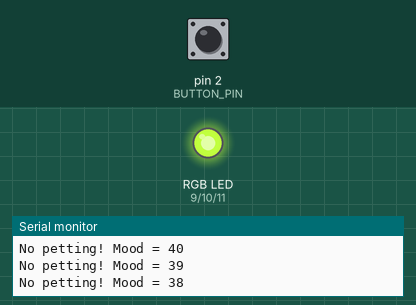
Simulated run of this sketch. Board: Arduino Uno, built with avr-gcc and run on an emulated ATmega328P. Shown: an RGB LED mixed from three pins (HIGH = lit), the last lines printed to the serial monitor. Inputs (shaded band) come from the test bench; at power-on: pin 2 (BUTTON_PIN) HIGH.

Above: at 1.26 s.
1.3 s: pin 2 (BUTTON_PIN) pulled LOW for 0.15 s
At 2.78 s:
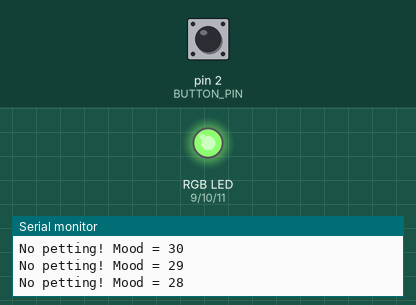
4.3 s: pin 2 (BUTTON_PIN) pulled LOW for 1 s
At 6.5 s:
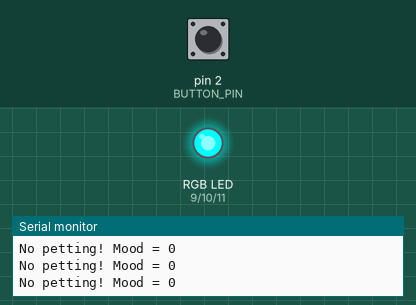
Timing chart, 0 to 8.0 s (numbered marks = the images above; inputs shaded):
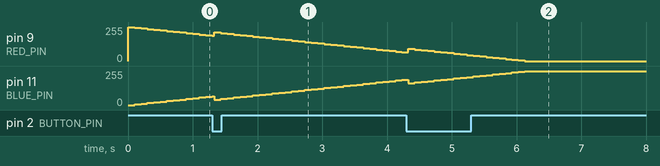

The sketch:

sketch_oct28a.ino
```cpp
/*
  Interactive Toy - HW2
  Board: Arduino Uno / Nano

  RGB LED: Common Anode (共陽極)
  Button: Active LOW (按下為 LOW)

  功能：
  1. RGB LED 顯示玩具心情
  2. 按下按鈕模擬撫摸，增加心情點數
  3. 長時間沒有互動，心情逐漸下降
  4. 心情越低，LED 顏色越偏向傷心狀態
*/

const int RED_PIN   = 9;
const int GREEN_PIN = 10;
const int BLUE_PIN  = 11;
const int BUTTON_PIN = 2;

// 心情設定
int mood = 50;
const int MAX_MOOD = 100;
const int MIN_MOOD = 0;

const int PET_GAIN = 5;          // 每次撫摸增加的點數
const int SAD_LOSS = 1;           // 每次扣除的點數

const unsigned long SAD_INTERVAL = 100;
// 0.2 秒沒有互動，心情下降一次

const unsigned long DEBOUNCE_MS = 30;

unsigned long lastInteraction = 0;
unsigned long lastSadUpdate = 0;
unsigned long lastDebounceTime = 0;

int lastButtonReading = HIGH;
int stableButtonState = HIGH;


// 共陽極 RGB LED：PWM 值必須反轉
void setColor(int red, int green, int blue) {
  analogWrite(RED_PIN,   255 - red);
  analogWrite(GREEN_PIN, 255 - green);
  analogWrite(BLUE_PIN,  255 - blue);
}


// 根據心情顯示顏色

void updateLED() {
  int red, green, blue;

  if (mood <= 50) {
    // 心情 0 → 50：紅色逐漸過渡到藍色
    red   = map(mood, 0, 50, 255, 0);
    green = 0;
    blue  = map(mood, 0, 50, 0, 255);
  } else {
    // 心情 50 → 100：藍色逐漸過渡到綠色
    red   = 0;
    green = map(mood, 50, 100, 0, 255);
    blue  = map(mood, 50, 100, 255, 0);
  }

  // 共陽極 LED：setColor() 內部已經反轉 PWM
  setColor(red, green, blue);
}


// 撫摸玩具
void petToy() {
  mood += PET_GAIN;

  if (mood > MAX_MOOD) {
    mood = MAX_MOOD;
  }

  lastInteraction = millis();
  lastSadUpdate = millis();

  Serial.print("Pet! Mood = ");
  Serial.println(mood);

  updateLED();
}


void setup() {
  pinMode(RED_PIN, OUTPUT);
  pinMode(GREEN_PIN, OUTPUT);
  pinMode(BLUE_PIN, OUTPUT);

  // 按鈕一端接 D2，另一端接 GND
  pinMode(BUTTON_PIN, INPUT_PULLUP);

  Serial.begin(9600);

  lastInteraction = millis();
  lastSadUpdate = millis();

  updateLED();

  Serial.println("Interactive Toy Ready!");
}


void loop() {
  unsigned long now = millis();

  // ---------- 讀取按鈕 ----------
  int reading = digitalRead(BUTTON_PIN);

  if (reading != lastButtonReading) {
    lastDebounceTime = now;
  }

  if (now - lastDebounceTime >= DEBOUNCE_MS) {
    if (reading != stableButtonState) {
      stableButtonState = reading;

      // 只在按下的瞬間觸發一次
      if (stableButtonState == LOW) {
        petToy();
      }
    }
  }

  lastButtonReading = reading;


  // ---------- 長時間沒有互動 ----------
  if (now - lastInteraction >= SAD_INTERVAL &&
      now - lastSadUpdate >= SAD_INTERVAL) {

    mood -= SAD_LOSS;

    if (mood < MIN_MOOD) {
      mood = MIN_MOOD;
    }

    lastSadUpdate = now;

    Serial.print("No petting! Mood = ");
    Serial.println(mood);

    updateLED();
  }
}
```
